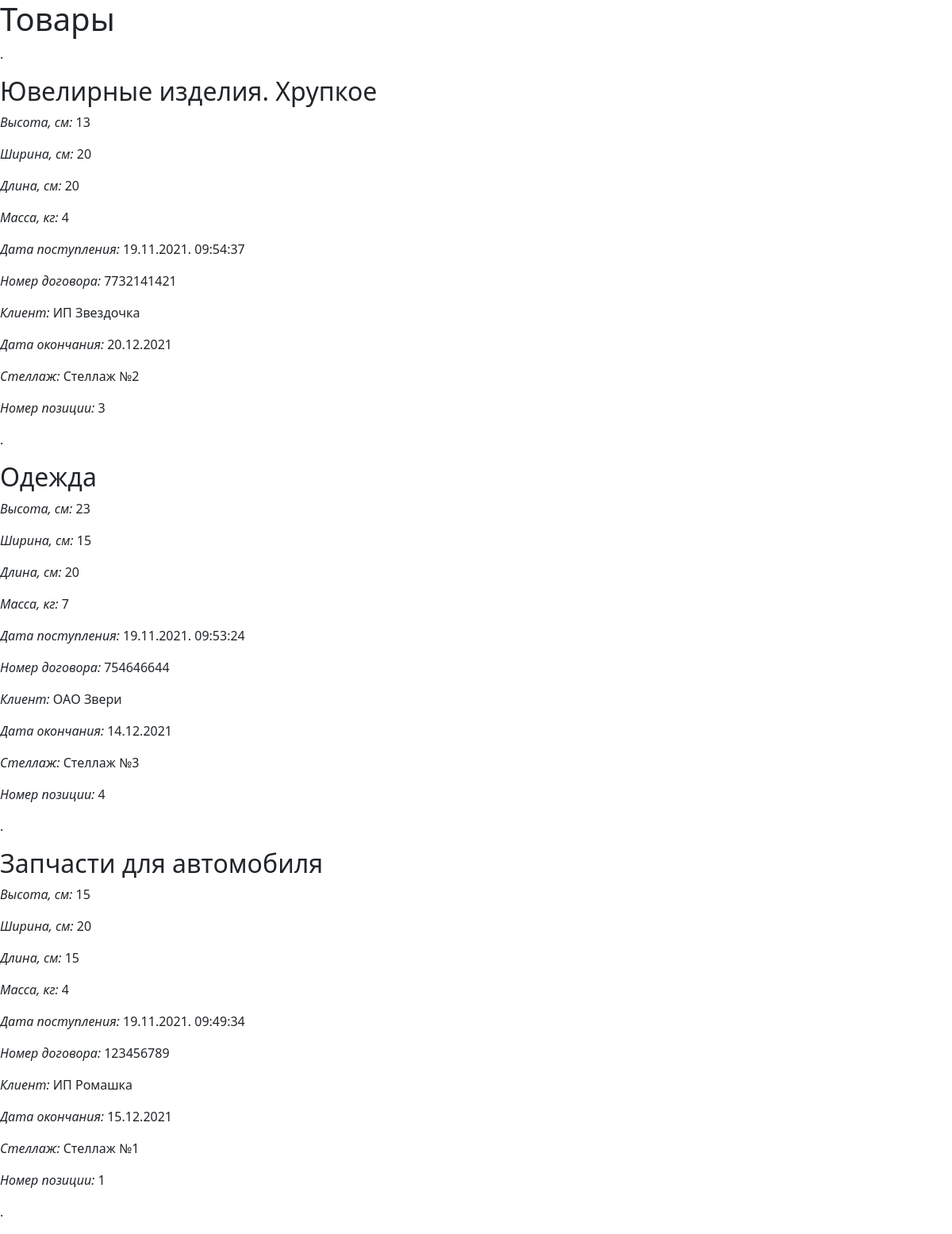
The app's page /whouse/ with its own data.
### whouse/models.py (models this page shows, shortened)
class Pr(models.Model):
    height = models.CharField(max_length=15, verbose_name='Высота, см')
    width = models.CharField(max_length=15, verbose_name='Ширина, см')
    length = models.CharField(max_length=15, verbose_name='Длина, см')
    weight = models.CharField(max_length=15, verbose_name='Масса, кг')
    recdate = models.DateTimeField(auto_now_add=True, db_index=True, verbose_name='Дата поступления')
    nofcon = models.CharField(max_length=20, verbose_name='Номер договора')
    client = models.ForeignKey('Client', null=True, on_delete=models.PROTECT, verbose_name='Клиент')
    content = models.TextField(null=True, blank=True, verbose_name='Указание')
    expdate = models.CharField(max_length=12, verbose_name='Дата окончания')
    rack = models.ForeignKey('Rack', null=True, on_delete=models.PROTECT, verbose_name='Стеллаж')
    numofpos = models.CharField(max_length=10, verbose_name='Номер позиции')
    class Meta:
        verbose_name_plural = 'Товары'
        verbose_name = 'Товар'
        ordering = ['-recdate']

class Client(models.Model):
    name = models.CharField(max_length=20, db_index=True, verbose_name='Название юр. лица')
    requisites = models.TextField(verbose_name='Банковские реквизиты')
    def __str__(self):
        return self.name
    class Meta:
        verbose_name_plural = 'Клиенты'
        verbose_name = 'Клиент'
        ordering = ['-name']

class Rack(models.Model):
    number = models.CharField(max_length=20, db_index=True, verbose_name='Номер')
    room = models.ForeignKey('Room', null=True, on_delete=models.PROTECT, verbose_name='Помещение')
    seats = models.CharField(max_length=20, db_index=True, verbose_name='Количество мест')
    H = models.CharField(max_length=20, db_index=True, verbose_name='Высота места, см')
    W = models.CharField(max_length=20, db_index=True, verbose_name='ширина места, см')
    L = models.CharField(max_length=20, db_index=True, verbose_name='Длина места, см')
    load = models.CharField(max_length=20, db_index=True, verbose_name='Максимальная нагрузка, кг')
    def __str__(self):
        return 'Стеллаж №' + self.number
    class Meta:
        verbose_name_plural = 'Стеллажи'
        verbose_name = 'Стеллаж'
        ordering = ['-number']

### whouse/views.py (the view)
# urls.py: path('', index),
def index(request):
    bbs = Pr.objects.order_by('-recdate')
    return render(request, "whouse/index.html", {'bbs': bbs})

### whouse/templates/whouse/index.html (shortened to what this page needs)
<!DOCTYPE html>
<html lang="ru">
<head>
	{% load bootstrap5 %}
	{% bootstrap_css %}
</head>
<body>
	<h1>Товары</h1>
	<p>.</p>
	{% for bb in bbs %}
	<div>
		<h2>{{ bb.content }}</h2>
		<p> <i>Высота, см:</i> {{ bb.height }}</p>
		<p> <i>Ширина, см:</i> {{ bb.width }}</p>
		<p> <i>Длина, см:</i> {{ bb.length }}</p>
		<p> <i>Масса, кг:</i> {{ bb.weight }}</p>
		<p> <i>Дата поступления:</i> {{ bb.recdate|date:"d.m.Y. H:i:s"}}</p>
		<p> <i>Номер договора:</i> {{ bb.nofcon }}</p>
		<p> <i>Клиент:</i> {{ bb.client }}</p>
		<p> <i>Дата окончания:</i> {{ bb.expdate }}</p>
		<p> <i>Стеллаж:</i> {{ bb.rack }}</p>
		<p> <i>Номер позиции:</i> {{ bb.numofpos }}</p>
		<p> . </p>
	</div>
	{% endfor %}
</body>
</html>

### records on screen
Pr: content "Ювелирные изделия. Хрупкое", height "13", width "20", length "20", weight "4", recdate "19.11.2021. 09:54:37", nofcon "7732141421", client "ИП Звездочка", expdate "20.12.2021", rack "Стеллаж №2", numofpos "3"
Pr: content "Одежда", height "23", width "15", length "20", weight "7", recdate "19.11.2021. 09:53:24", nofcon "754646644", client "ОАО Звери", expdate "14.12.2021", rack "Стеллаж №3", numofpos "4"
Pr: content "Запчасти для автомобиля", height "15", width "20", length "15", weight "4", recdate "19.11.2021. 09:49:34", nofcon "123456789", client "ИП Ромашка", expdate "15.12.2021", rack "Стеллаж №1", numofpos "1"
